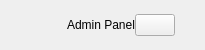
         <widget class="QFrame" name="top_menu">
          <property name="minimumSize">
           <size>
            <width>0</width>
            <height>50</height>
           </size>
          </property>
          <property name="maximumSize">
           <size>
            <width>16777215</width>
            <height>50</height>
           </size>
          </property>
          <layout class="QHBoxLayout" name="top_menu_layout" stretch="0,0,0">
           <property name="spacing">
            <number>0</number>
           </property>
           <property name="leftMargin">
            <number>30</number>
           </property>
           <property name="topMargin">
            <number>0</number>
           </property>
           <property name="rightMargin">
            <number>30</number>
           </property>
           <property name="bottomMargin">
            <number>0</number>
           </property>
           <item>
            <widget class="QFrame" name="logo_frame">
             <layout class="QHBoxLayout" name="logo_layout">
              <property name="spacing">
               <number>10</number>
              </property>
              <property name="leftMargin">
               <number>0</number>
              </property>
              <property name="topMargin">
               <number>0</number>
              </property>
              <property name="rightMargin">
               <number>0</number>
              </property>
              <property name="bottomMargin">
               <number>0</number>
              </property>
              <item>
               <widget class="QLabel" name="logo_icon">
                <property name="minimumSize">
                 <size>
                  <width>27</width>
                  <height>32</height>
                 </size>
                </property>
                <property name="maximumSize">
                 <size>
                  <width>27</width>
                  <height>32</height>
                 </size>
                </property>
               </widget>
              </item>
              <item>
               <widget class="QLabel" name="logo_text">
                <property name="text">
                 <string>Admin Panel</string>
                </property>
               </widget>
              </item>
             </layout>
            </widget>
           </item>
           <item alignment="Qt::AlignHCenter">
            <widget class="QFrame" name="menu_frame">
             <layout class="QHBoxLayout" name="menu_layout">
              <property name="spacing">
               <number>60</number>
              </property>
              <property name="leftMargin">
               <number>0</number>
              </property>
              <property name="topMargin">
               <number>0</number>
              </property>
              <property name="rightMargin">
               <number>0</number>
              </property>
              <property name="bottomMargin">
               <number>0</number>
              </property>
             </layout>
            </widget>
           </item>
           <item alignment="Qt::AlignRight">
            <widget class="QPushButton" name="profile_butt">
             <property name="cursor">
              <cursorShape>PointingHandCursor</cursorShape>
             </property>
             <property name="iconSize">
              <size>
               <width>20</width>
               <height>20</height>
              </size>
             </property>
             <property name="checkable">
              <bool>true</bool>
             </property>
            </widget>
           </item>
          </layout>
         </widget>
